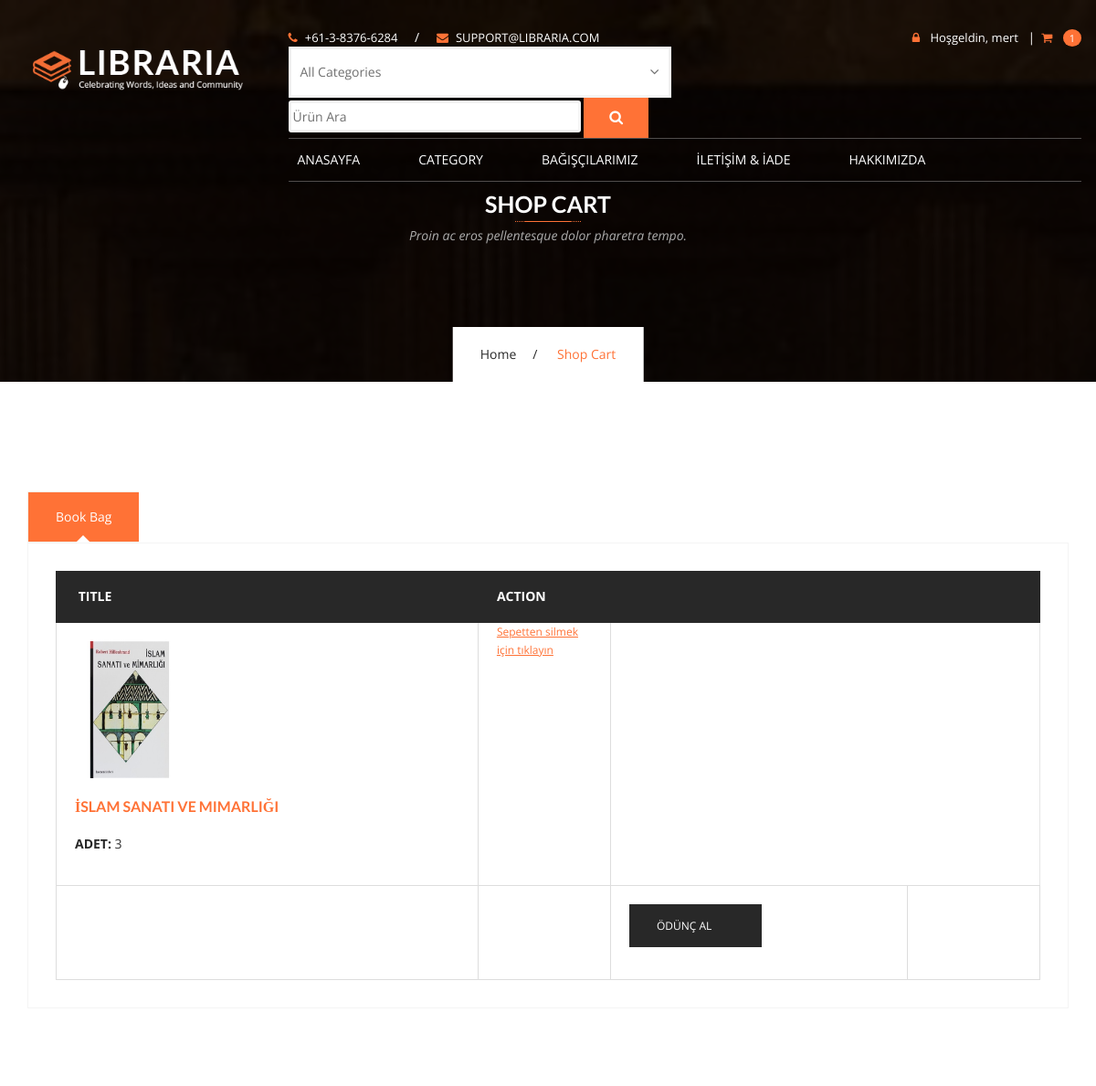
The page /shopcart/ (signed in, upper part) on the database as committed earlier.
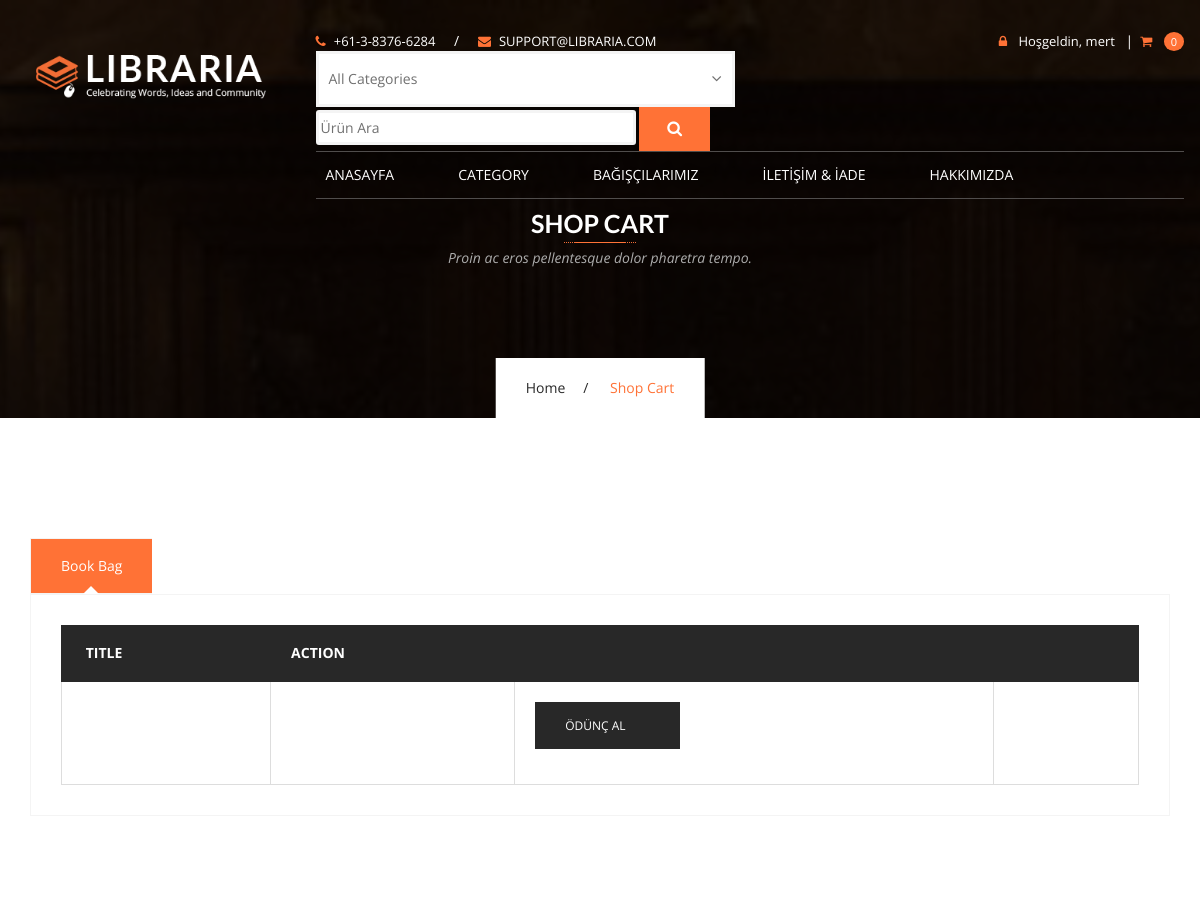
The same page on the database as committed later.
### order/models.py (models this page shows, shortened)
class Shopcart(models.Model):
    user =models.ForeignKey(User,on_delete=models.SET_NULL,null=True)
    product = models.ForeignKey(Product,on_delete=models.SET_NULL,null=True)
    quantity = models.IntegerField()

### books/models.py (models this page shows, shortened)
class Product(models.Model):
    STATUS = (
        ('True', 'Evet'),
        ('False', 'Hayır'),
    )
    category = models.ForeignKey(Category,on_delete=models.CASCADE)
    title = models.CharField(max_length=150)
    keywords = models.CharField(blank=True,max_length=255)
    description = models.CharField(blank=True,max_length=255)
    image = models.ImageField(blank=True, upload_to='images/')
    amount = models.IntegerField()
    slug = models.SlugField(null=False,unique=True)
    detail = RichTextUploadingField()
    status = models.CharField(max_length=10,choices=STATUS)
    create_at = models.DateTimeField(auto_now_add=True)
    update_at = models.DateTimeField(auto_now=True)
    def __str__(self):
        return self.title
    def image_tag(self):
        return mark_safe('<img src="{}" height="50"/>'.format(self.image.url))
    image_tag.short_description = 'Image'

### order/views.py (the view)
# urls.py: path('shopcart/', orderviews.shopcart, name='shopcart'),
@login_required(login_url='/login')
def shopcart(request):
    category = Category.objects.all()
    current_user = request.user
    schopcart = Shopcart.objects.filter(user_id=current_user.id)
    request.session['cart_items'] = Shopcart.objects.filter(user_id=current_user.id).count()
    total = 0
    for rs in schopcart:
        total += rs.quantity
    context = {'schopcart': schopcart,
               'category': category,
               'total': total,
               }
    return render(request,'Shopcart_products.html', context)

### order/templates/Shopcart_products.html (shortened to what the changed rows need)
{% extends "homebase.html" %}
{% block content %}
        <section class="page-banner services-banner">
            <div class="container">
                <div class="banner-header">
                    <h2>Shop Cart</h2>
                </div>
            </div>
        </section>
        <div id="content" class="site-content">
            <div id="primary" class="content-area">
                <main id="main" class="site-main">
                    <div class="cart-main">
                        <div class="container">
                            <div class="row">
                                <div class="col-md-12">
                                    <div class="page type-page status-publish hentry">
                                        <div class="entry-content">
                                            <div class="woocommerce table-tabs" id="responsiveTabs">
                                                <div class="tab-content">
                                                    <div id="sectionA" class="tab-pane fade in active">
                                                        <form method="post" action="http://libraria.demo.presstigers.com/cart-page.html">
                                                            <table class="table table-bordered shop_table cart">
                                                                <thead>
                                                                    <tr>
                                                                        <th class="product-name">&nbsp;Title</th>
                                                                        <th class="product-name">Action</th>
                                                                        <th class="product-quantity"></th>
                                                                        <th class="product-subtotal">&nbsp;</th>
                                                                    </tr>
                                                                </thead>
                                                                <tbody>
                                                                    {% for rs in schopcart %}
                                                                    <tr class="cart_item">
                                                                        <td data-title="Product" class="product-name">
                                                                            <span class="product-thumbnail">
                                                                                <a href="#"><img src="{{ rs.product.image.url }}" style="height: 150px;width: 120px" alt="cart-product-1"></a>
                                                                            </span>
                                                                            <span class="product-detail">
                                                                                <a href="/product/{{ rs.product.id }}/{{ rs.product.slug }}"><strong>{{rs.product}}</strong></a>
                                                                                <span><strong>ADET:</strong> {{ rs.quantity }}</span>
                                                                            </span>
                                                                        </td>
                                                                        <td class="product-remove">
                                                                            <a href="/order/deletefromcart/{{ rs.id }}" onclick="return confirm('Ürünü Silmek İstediğinizden Emin misiniz?')">Sepetten silmek için tıklayın</a>
                                                                        </td>
                                                                    </tr>
                                                                {% endfor %}
                                                                </tbody>
                                                            </table>
                                                        </form>
                                                    </div>
                                                </div>
                                            </div>
                                        </div>
                                    </div>
                                </div>
                            </div>
                        </div>
                    </div>
                </main>
            </div>
        </div>
 {% endblock %}

### home/templates/header.html (shortened to what the changed rows need)
{% load static %}
<link rel="stylesheet" href="https://ajax.googleapis.com/ajax/libs/jqueryui/1.11.4/themes/smoothness/jquery-ui.css">
        <header id="header-v1" class="navbar-wrapper">
            <div class="container">
                <div class="row">
                    <nav class="navbar navbar-default">
                        <div class="row">
                            <div class="col-md-3">
                                <div class="navbar-header">
                                    <div class="navbar-brand">
                                        <h1>
                                            <a href="/">
                                                <img src="{% static 'images/libraria-logo-v1.png'%}" alt="LIBRARIA" />
                                            </a>
                                        </h1>
                                    </div>
                                </div>
                            </div>
                            <div class="col-md-9">
                                <div class="header-topbar hidden-sm hidden-xs">
                                    <div class="row">
                                                    {% load mptt_tags %}
                                        <div class="col-sm-6">
                                            <div class="topbar-links">
                                                <div class="header-cart dropdown">
                                                <div class="header-cart dropdown">
                                                    <a data-toggle="dropdown" class="dropdown-toggle disabled" href="#">
                                                        <i class="fa fa-shopping-cart"></i>
                                                        <small>{{request.session.cart_items }}</small>
                                                    </a>
                                                </div>
                                            </div>
                                        </div>
                                    </div>
                                </div>
                                            {% load mptt_tags %}
                            </div>
                        </div>
                    </nav>
                </div>
            </div>
        </header>

Rows that differ between the two databases and show on the page:
removed Shopcart: product.image (picture), product "İSLAM SANATI VE MIMARLIĞI", quantity "3"
Other text that changed with them:
{{ request.session.cart_items }}: "1" → "0"
